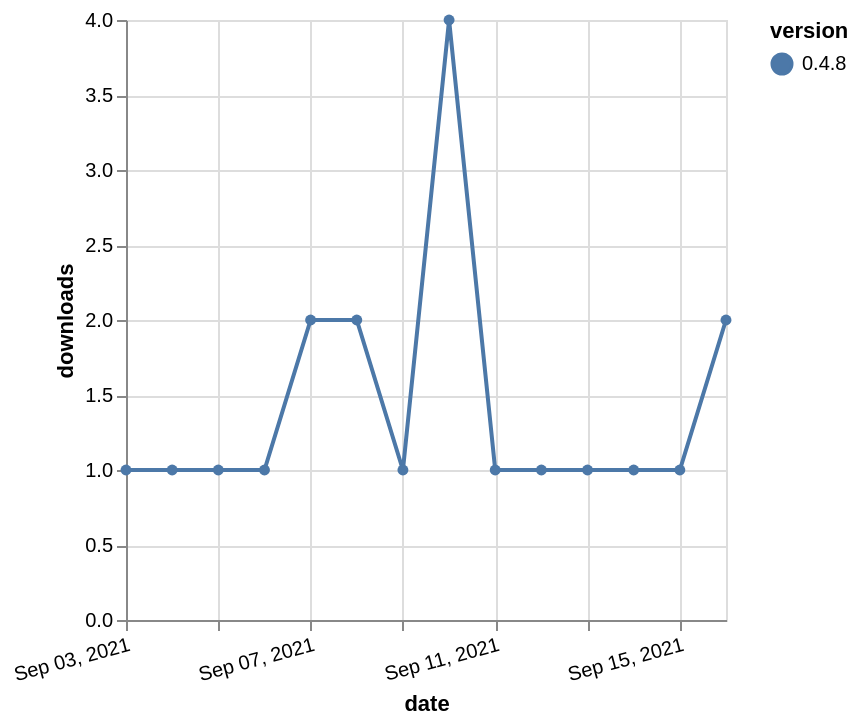

The Vega-Lite source for this figure:
### Vega-Lite specification from a JSON file in a GitHub repository (floating-point values rounded to 4 significant figures)
{"$schema": "https://vega.github.io/schema/vega-lite/v5.json", "description": "A simple bar chart with embedded data.", "data": {"values": [{"date": "2021-09-03", "total": 1059, "delta": 1, "version": "0.4.8"}, {"date": "2021-09-04", "total": 1060, "delta": 1, "version": "0.4.8"}, {"date": "2021-09-05", "total": 1061, "delta": 1, "version": "0.4.8"}, {"date": "2021-09-06", "total": 1062, "delta": 1, "version": "0.4.8"}, {"date": "2021-09-07", "total": 1064, "delta": 2, "version": "0.4.8"}, {"date": "2021-09-08", "total": 1066, "delta": 2, "version": "0.4.8"}, {"date": "2021-09-09", "total": 1067, "delta": 1, "version": "0.4.8"}, {"date": "2021-09-10", "total": 1071, "delta": 4, "version": "0.4.8"}, {"date": "2021-09-11", "total": 1072, "delta": 1, "version": "0.4.8"}, {"date": "2021-09-12", "total": 1073, "delta": 1, "version": "0.4.8"}, {"date": "2021-09-13", "total": 1074, "delta": 1, "version": "0.4.8"}, {"date": "2021-09-14", "total": 1075, "delta": 1, "version": "0.4.8"}, {"date": "2021-09-15", "total": 1076, "delta": 1, "version": "0.4.8"}, {"date": "2021-09-16", "total": 1078, "delta": 2, "version": "0.4.8"}]}, "width": "container", "mark": {"type": "line", "point": {"filled": true}}, "encoding": {"x": {"field": "date", "type": "temporal", "timeUnit": "yearmonthdate", "title": "date", "axis": {"labelAngle": -15}}, "y": {"field": "delta", "type": "quantitative", "title": "downloads"}, "color": {"field": "version", "type": "nominal"}, "tooltip": {"field": "delta"}}}
